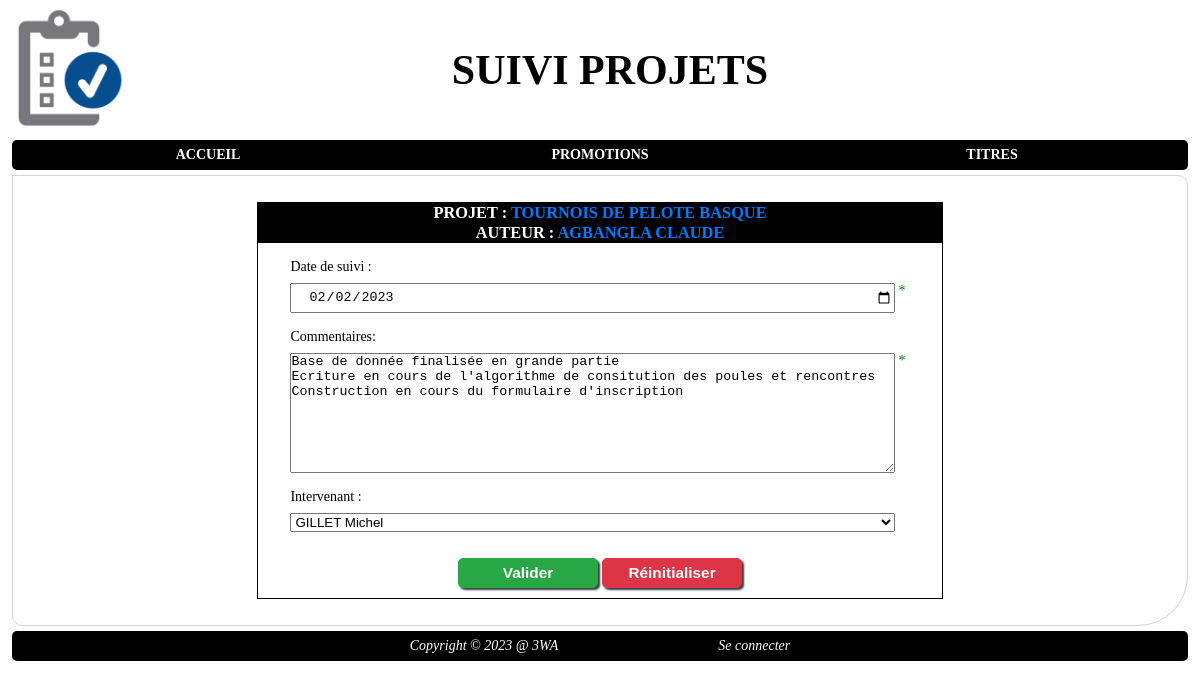
Screenshot of /index.php?page=suivi&action=edit&id=1 with the database file from the repository.
### tables this page shows
CREATE TABLE `projet` (
  `id_projet` int NOT NULL AUTO_INCREMENT,
  `nom` varchar(250) DEFAULT NULL,
  `presentation` text NOT NULL,
  `specificites` text,
  `evolutions` text,
  `date_debut` date NOT NULL,
  `id_apprenant` int NOT NULL,
  PRIMARY KEY (`id_projet`),
  KEY `projet_apprenant_FK` (`id_apprenant`),
  CONSTRAINT `projet_apprenant_FK` FOREIGN KEY (`id_apprenant`) REFERENCES `apprenant` (`id_apprenant`)
);

CREATE TABLE `apprenant` (
  `id_apprenant` int NOT NULL AUTO_INCREMENT,
  `nom` varchar(50) NOT NULL,
  `prenom` varchar(50) NOT NULL,
  `email` varchar(250) NOT NULL,
  `id_promo` int NOT NULL,
  `id_personne` int DEFAULT NULL,
  PRIMARY KEY (`id_apprenant`),
  KEY `apprenant_promo_FK` (`id_promo`),
  KEY `FK_APP_PERS` (`id_personne`),
  CONSTRAINT `apprenant_promo_FK` FOREIGN KEY (`id_promo`) REFERENCES `promotion` (`id_promo`),
  CONSTRAINT `FK_APP_PERS` FOREIGN KEY (`id_personne`) REFERENCES `personne` (`id`)
);

CREATE TABLE `suivi` (
  `id_suivi` int NOT NULL AUTO_INCREMENT,
  `date` date NOT NULL,
  `commentaire` longtext NOT NULL,
  `id_intervenant` int NOT NULL,
  `id_projet` int NOT NULL,
  PRIMARY KEY (`id_suivi`),
  KEY `suivi_intervenant_FK` (`id_intervenant`),
  KEY `suivi_projet0_FK` (`id_projet`),
  CONSTRAINT `suivi_intervenant_FK` FOREIGN KEY (`id_intervenant`) REFERENCES `intervenant` (`id_intervenant`),
  CONSTRAINT `suivi_projet0_FK` FOREIGN KEY (`id_projet`) REFERENCES `projet` (`id_projet`)
);

### index.php (called while the page is built, shortened)
<?php
	require_once "includes/core/router.php";

### includes/core/models/DAO/DAOProjet.php (called while the page is built, shortened)
<?php
	require_once "includes/core/models/Classes/Projet.php";
	class DAOProjet extends BDD{
		public static function getById(int $idProjet): Projet{
			$conn = parent::getConnexion();
			$SQLQuery = "SELECT id_projet, nom, presentation, specificites, evolutions, date_debut, id_apprenant
				FROM projet
				WHERE id_projet = :idprojet";
			$SQLStmt = $conn->prepare($SQLQuery);
			$SQLStmt->bindValue(':idprojet', $idProjet, PDO::PARAM_INT);
			$SQLStmt->execute();
			$SQLRow = $SQLStmt->fetch(PDO::FETCH_ASSOC);
			$unProjet = new Projet(
				$SQLRow['nom'],
				$SQLRow['presentation'],
				$SQLRow['specificites'] ?? '',
				$SQLRow['evolutions'] ?? '',
				date_create($SQLRow['date_debut']),
				$SQLRow['id_apprenant']
			);
			$unProjet->setId($SQLRow['id_projet']);
			return $unProjet;
		}
	}

### includes/core/models/DAO/DAOSuivi.php (called while the page is built, shortened)
<?php
	require_once "includes/core/models/Classes/Suivi.php";
	class DAOSuivi extends BDD{
		public static function getById(int $idSuivi): Suivi{
			$conn = parent::getConnexion();
			$SQLQuery = "SELECT id_suivi, date, commentaire, id_intervenant, id_projet
				FROM suivi
				WHERE id_suivi = :idsuivi";
			$SQLStmt = $conn->prepare($SQLQuery);
			$SQLStmt->bindValue(':idsuivi', $idSuivi, PDO::PARAM_INT);
			$SQLStmt->execute();
			$SQLRow = $SQLStmt->fetch(PDO::FETCH_ASSOC);
			$unSuivi = new Suivi(
				date_create($SQLRow['date']),
				$SQLRow['commentaire'],
				$SQLRow['id_intervenant'],
				$SQLRow['id_projet']
			);
			$unSuivi->setId($SQLRow['id_suivi']);
			$unSuivi->setIntervenant(DAOIntervenant::getById($SQLRow['id_intervenant']));
			$unSuivi->setIdprojet($SQLRow['id_projet']);
			return $unSuivi;
		}
	}

### includes/core/models/Classes/Projet.php (called while the page is built, shortened)
<?php
	class Projet{
		private int $id, $idApprenant;
		private string $nom, $presentation, $specificites, $evolutions;
		public function __construct(string $nom = '', string $presentation = '', string $specificites = '', string $evolutions = '', DateTime $dateDebut = null, int $idApprenant = 0){
			$this->nom = $nom;
			$this->id = 0;
		}
		public function getId(): int{
			return $this->id;
		}
		public function setId(int $id): void{
			$this->id = $id;
		}
		public function getNom(): string{
			return $this->nom;
		}
	}

### includes/core/models/DAO/DAOApprenant.php (called while the page is built, shortened)
<?php
	require_once "includes/core/models/Classes/Apprenant.php";
	abstract class DAOApprenant extends BDD{
		public static function getById(int $idApprenant): Apprenant | bool{
			$conn = parent::getConnexion();
			$SQLQuery = "SELECT  id_apprenant, nom, prenom, email, id_promo, id_personne
				FROM apprenant
				WHERE id_apprenant = :id";
			$SQLStmt = $conn->prepare($SQLQuery);
			$SQLStmt->bindValue(':id', $idApprenant, PDO::PARAM_INT);
			$SQLStmt->execute();
			if ($SQLStmt->rowCount() == 0){
				return false;
			}else{
				$SQLRow = $SQLStmt->fetch(PDO::FETCH_ASSOC);
				$unApprenant = new Apprenant($SQLRow['nom'], $SQLRow['prenom'], $SQLRow['email'], $SQLRow['id_promo'], $SQLRow['id_personne']);
				$unApprenant->setId($SQLRow['id_apprenant']);
				return $unApprenant;
			}
		}
	}

### includes/core/models/Classes/Apprenant.php (called while the page is built, shortened)
<?php
	class Apprenant {
		private int $id;
		private string $nom, $prenom, $email;
		public function __construct(string $nom = '', string $prenom = '', string $email = '', int $idPromo = 0, int $idPersonne = 0){
			$this->nom = $nom;
			$this->prenom = $prenom;
			$this->id = 0;
		}
		public function getId(): int{
			return $this->id;
		}
		public function setId(int $id): void{
			$this->id = $id;
		}
		public function getFullName():string{
			return $this->nom.' '.$this->prenom;
		}
	}

### includes/core/models/DAO/DAOIntervenant.php (called while the page is built, shortened)
<?php
	require_once "includes/core/models/Classes/Intervenant.php";
	class DAOIntervenant extends BDD{
		public static function getAll(): array{
			$conn = parent::getConnexion();
			$SQLQuery = "SELECT  id_intervenant, nom, prenom, email, id_personne
				FROM intervenant
				ORDER BY nom, prenom";
			$SQLStmt = $conn->prepare($SQLQuery);
			$SQLStmt->execute();
			$lesIntervenants = array();
			while ($SQLRow = $SQLStmt->fetch(PDO::FETCH_ASSOC)){
				$unIntervenant = new Intervenant($SQLRow['nom'], $SQLRow['prenom'], $SQLRow['email'], $SQLRow['id_personne']);
				$unIntervenant->setId($SQLRow['id_intervenant']);
				$lesIntervenants[] = $unIntervenant;
			}
			return $lesIntervenants;
		}
		public static function getById(int $idIntervenant): Intervenant | bool{
			$conn = parent::getConnexion();
			$SQLQuery = "SELECT  id_intervenant, nom, prenom, email, id_personne
				FROM intervenant
				WHERE id_intervenant = :id";
			$SQLStmt = $conn->prepare($SQLQuery);
			$SQLStmt->bindValue(':id', $idIntervenant, PDO::PARAM_INT);
			$SQLStmt->execute();
			if ($SQLStmt->rowCount() == 0){
				return false;
			}else{
				$SQLRow = $SQLStmt->fetch(PDO::FETCH_ASSOC);
				$unIntervenant = new Intervenant($SQLRow['nom'], $SQLRow['prenom'], $SQLRow['email'], $SQLRow['id_personne']);
				$unIntervenant->setId($SQLRow['id_intervenant']);
				return $unIntervenant;
			}
		}
	}

### includes/core/models/Classes/Suivi.php (called while the page is built, shortened)
<?php
	require_once "includes/core/models/Classes/Intervenant.php";
	class Suivi{
		private DateTime $dateSuivi;
		private string $commentaire;
		private Intervenant $intervenant;
		public function __construct(DateTime $dateSuivi = null, string $commentaire = '', int $idprojet = 0){
			$this->dateSuivi = $dateSuivi ?? new DateTime('now');
			$this->commentaire = $commentaire;
			$this->intervenant = new Intervenant();
		}
		public function getDateSuivi(): DateTime{
			return $this->dateSuivi;
		}
		public function getCommentaire(): string{
			return $this->commentaire;
		}
		public function getIntervenant(): Intervenant{
			return $this->intervenant;
		}
		public function setIntervenant(Intervenant $intervenant): void{
			$this->intervenant = $intervenant;
		}
	}

### includes/core/models/Classes/Intervenant.php (called while the page is built, shortened)
<?php
	class Intervenant{
		private int $id;
		private string $nom, $prenom, $email;
		public function __construct(string $nom = '', string $prenom = '', string $email = '', int $idPersonne = 0){
			$this->id = 0;
			$this->nom = $nom;
			$this->prenom = $prenom;
		}
		public function getId(): int{
			return $this->id;
		}
		public function setId(int $id): void{
			$this->id = $id;
		}
		public function getFullName(): string{
			return $this->nom.' '.$this->prenom;
		}
	}

### includes/core/views/forms/form_suivi.phtml (the view, shortened to what this page needs)
<!DOCTYPE html>
<html lang="fr">
<head>
	<?php require "includes/core/views/partials/page_head.phtml"; ?>
</head>
<body>
	<main>
		<header>
			<?php require "includes/core/views/partials/page_header.phtml"; ?>
		</header>
		<nav>
			<?php require_once "includes/core/views/partials/navbar.phtml"; ?>
		</nav>
		<section id="content">
			<form action="" method="post">
				<header>
					<h3>Projet : <a title="Voir le projet" href="index.php?page=projet&action=view&id=<?= $unProjet->getId() ?>"><?= $unProjet->getNom() ?></a></h3>
					<h3>Auteur : <a title="Voir les projets de l'apprenant" href="index.php?page=projet&action=list&idapprenant=<?= $unApprenant->getId() ?>"><?= $unApprenant->getFullName() ?></a></h3>
				</header>
				<div class="field">
					<label for="champDateSuivi">Date de suivi : </label>
					<div>
						<input type="date" name="chDateSuivi" id="champDateSuivi" value="<?= $unSuivi->getDateSuivi()->format('Y-m-d') ?>" placeholder="Saisir la date de suivi" required/>
						<span></span>
					</div>
				</div>
				<div class="field">
					<label for="champCommentaires">Commentaires: </label>
					<div>
						<textarea name="chCommentaires" id="champCommentaires" placeholder="Saisir les commentaire" required><?= $unSuivi->getCommentaire() ?></textarea>
						<span></span>
					</div>
				</div>
				<div class="field">
					<label for="champCbIntervenant">Intervenant : </label>
					<div>
						<select name="chCbIntervenant" id="champCbIntervenant" required>
							<?php
								$script = '';
								foreach ($lesIntervenants as $unIntervenant){
									if ($unIntervenant->getId() == $unSuivi->getIntervenant()->getId()){
										$script .= '<option value="'.$unIntervenant->getId().'" selected>'.$unIntervenant->getFullName().'</option>';
									}else{
										$script .= '<option value="'.$unIntervenant->getId().'">'.$unIntervenant->getFullName().'</option>';
									}
								}
								print($script);
							?>
						</select>
					</div>
				</div>
				<div class="actions">
					<button class="btn btn-submit" type="submit" name="btSubmit">Valider</button>
					<button class="btn btn-cancel" type="reset">Réinitialiser</button>
				</div>
			</form>
		</section>
		<footer>
			<?php require_once "includes/core/views/partials/footer.phtml"; ?>
		</footer>
	</main>
</body>
</html>

### public/styles/main.css (style rules this page uses)
body, html, * { margin: 0; padding: 0; box-sizing: border-box; }
a { color: #007bff; }
a:link, a:visited { color: #007bff; text-decoration: none; }
main { font-size: 14px; font-family: Tahoma, Verdana, Sans Serif, serif; }
main > section { min-width: 600px; overflow: hidden; width: 98%; margin: 5px auto; border: solid 1px lightgrey; border-radius: 0 10px 50px; min-height: 400px; display: flex; flex-direction: row; align-items: flex-start; justify-content: center; padding: 1rem; }
form { width: 60%; margin: 10px auto; border: solid 1px black; }
form > header { background-color: black; color: white; text-transform: uppercase; text-align: center; margin-bottom: 10px; }
form > div { display: flex; flex-direction: column; }
form > div.field { justify-content: flex-start; align-items: flex-start; padding: 0 1rem; margin: 1rem; gap: 0.5rem; }
form > div.field > label { display: inline-block; width: 30%; }
form > div.field > div { display: flex; width: 100%; }
form > div.field > div > select { width: 100%; margin-right: 15px; }
form > div.field > div > input[type=text], form > div.field > div > input[type=date], form > div.field > div > input[type=password], form > div.field > div > textarea[type=text], form > div.field > div > textarea[type=date], form > div.field > div > textarea[type=password] { padding-left: 1rem; width: 100%; height: 30px; }
form > div.field > div > input:required + span, form > div.field > div > textarea:required + span { color: orange; }
form > div.field > div > input:required + span::after, form > div.field > div > textarea:required + span::after { content: "*"; display: block; width: 15px; height: 15px; text-align: center; }
form > div.field > div > input:required:valid + span, form > div.field > div > textarea:required:valid + span { color: green; }
form > div.field > div > textarea { width: 100%; height: 120px; }
form > div.actions { width: 100%; flex-direction: row; justify-content: center; padding: 0.5rem; }
main > header { display: grid; grid-template-columns: 140px 1fr; align-items: center; height: 140px; }
main > nav { width: 98%; margin: 0 auto; background-color: black; min-height: 30px; border-radius: 5px; }
button { height: 30px; width: 140px; margin: 2px; }
button.btn { white-space: nowrap; font-size: 1.1em; outline: none; border: solid 1px #95999c; border-radius: 5px; box-shadow: 2px 2px 2px #343a40; cursor: pointer; padding: 0 5px; font-weight: bold; }
button.btn.btn-submit { background-color: #28a745; border-color: #28a745; color: white; }
button.btn.btn-cancel { background-color: #dc3545; border-color: #dc3545; color: white; }
main > footer { width: 98%; margin: 0 auto 1rem; background-color: black; color: white; min-height: 30px; line-height: 30px; font-style: italic; border-radius: 5px; text-align: center; display: flex; align-items: center; justify-content: center; gap: 10rem; }

### rows the page displays
projet: nom "TOURNOIS DE PELOTE BASQUE"
apprenant: $unApprenant->getFullName() "AGBANGLA CLAUDE"
suivi: chCommentaires "Base de donnée finalisée en grande partie Ecriture en cours de l'algorithme de consitution des poules et rencontres Construction en cours du formulaire d'inscription"

### other values shown
ECOLE "3WA"
form field chCbIntervenant "GILLET Michel"
